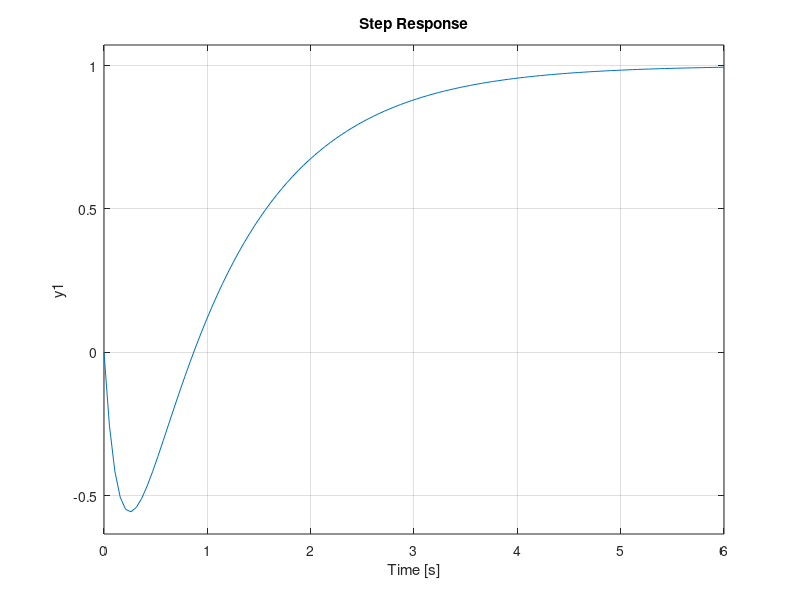
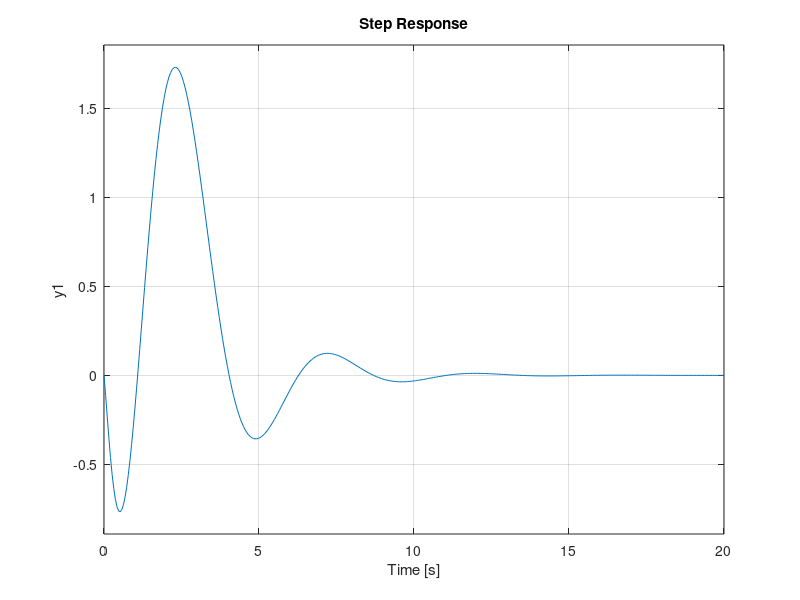
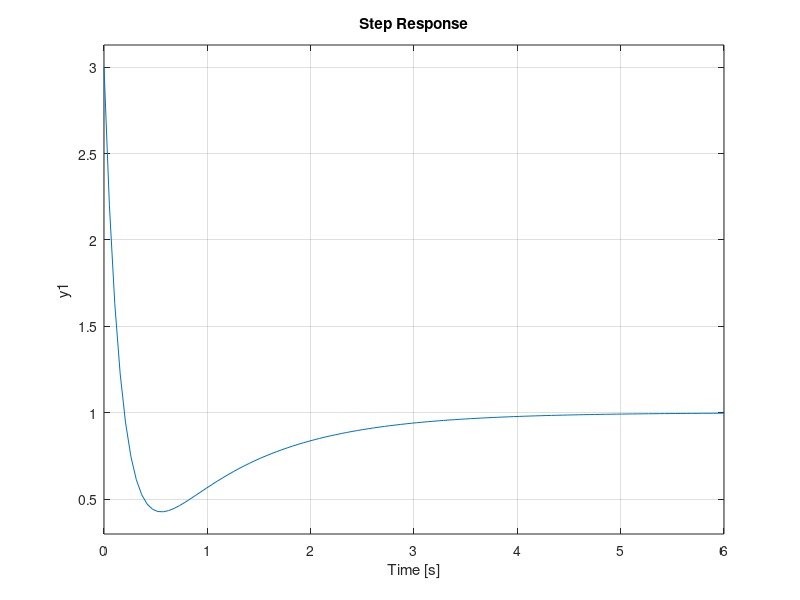

Source code (MATLAB) for these figures, in order: (Note: this script raises an error after producing the figures.)
clear
s = tf('s');
G = 2*(-s+1)/(s^2+s+2);
Q = 6/(s+6) * (s^2+s+2) / (2*(s+1));
T = 6/(s+6)* (-s+1)/(s+1);
figure(1)
step(T)
figure(2)
Gyd = G*(1-T);
step(Gyd)
figure(3)
step(Q)
K = Q / (1 - G*Q);
syms x
kx = simplify(poly2sym(K.Numerator{1})/poly2sym(K.Denominator{1}, x));
a_r = [3 3 6];
b_r = [1 13 0];